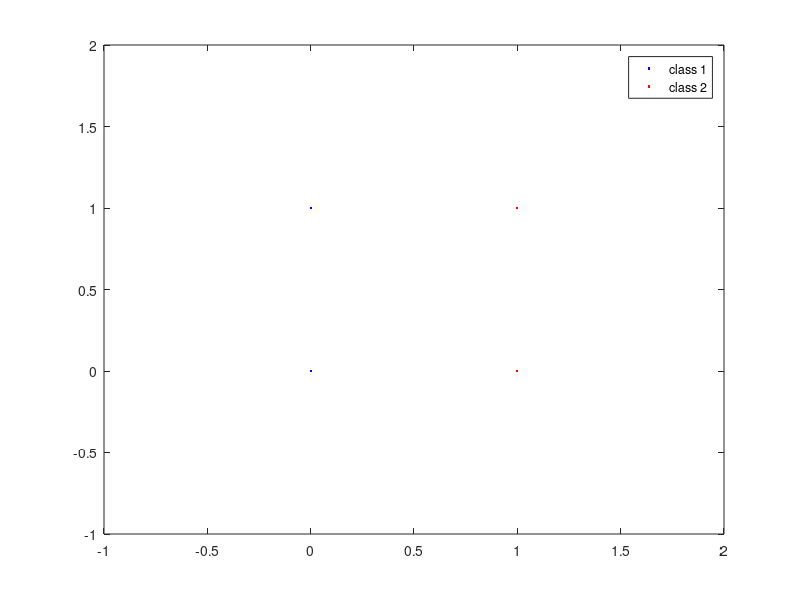

MATLAB code to generate this figure: (Note: this script raises an error after producing the figure.)
X1 = [ 0, 0; 0, 1 ];
X2 = [ 1, 0; 1, 1 ]; 
h1 = plot( X1(:,1), X1(:,2), '.b' ); hold on; 
h2 = plot( X2(:,1), X2(:,2), '.r' ); hold on; 
legend( [h1,h2], {'class 1', 'class 2'} ); axis( [-1,+2,-1,+2] ); 

nFeats = 2; 
data = [X1;X2];
inds_1 = 1:nFeats;
inds_2 = (nFeats+1):(2*nFeats);

data = [ data, ones(size(data,1),1) ]; 
l_extended = size(data,2);

data(inds_2,:) = -data(inds_2,:);

rho = 1.0;
maxIters = 1000;

w_i = [0,0,0].';

Niters = 0; 
fprintf('w_i=[%10.1f, %10.1f, %10.1f] \n', w_i(1),w_i(2),w_i(3) );
while( 1 )

  number_of_errors = 0;
  for ii=1:size(data,1)
    asghar=size(data, 1)
    mamad = data(ii, :)
    
    if( data(ii,:) * w_i <= 0 ) % this sample is misclassified
      number_of_errors = number_of_errors + 1; 
      w_i = w_i + rho * (data(ii,:).');
      fprintf('w_i=[%10.1f, %10.1f, %10.1f] \n', w_i(1),w_i(2),w_i(3) );
    end
  end
  if( number_of_errors==0 )
    break;
  end
  
  Niters = Niters + 1; 
  if( Niters > maxIters ) 
    fprintf('max number of iterations= %10d exceeded\n',maxIters);
    break
  end
end

addpath('~/Matlab');
vline(1/2,'-r');
title('reward-punishment perceptron computed decision line');